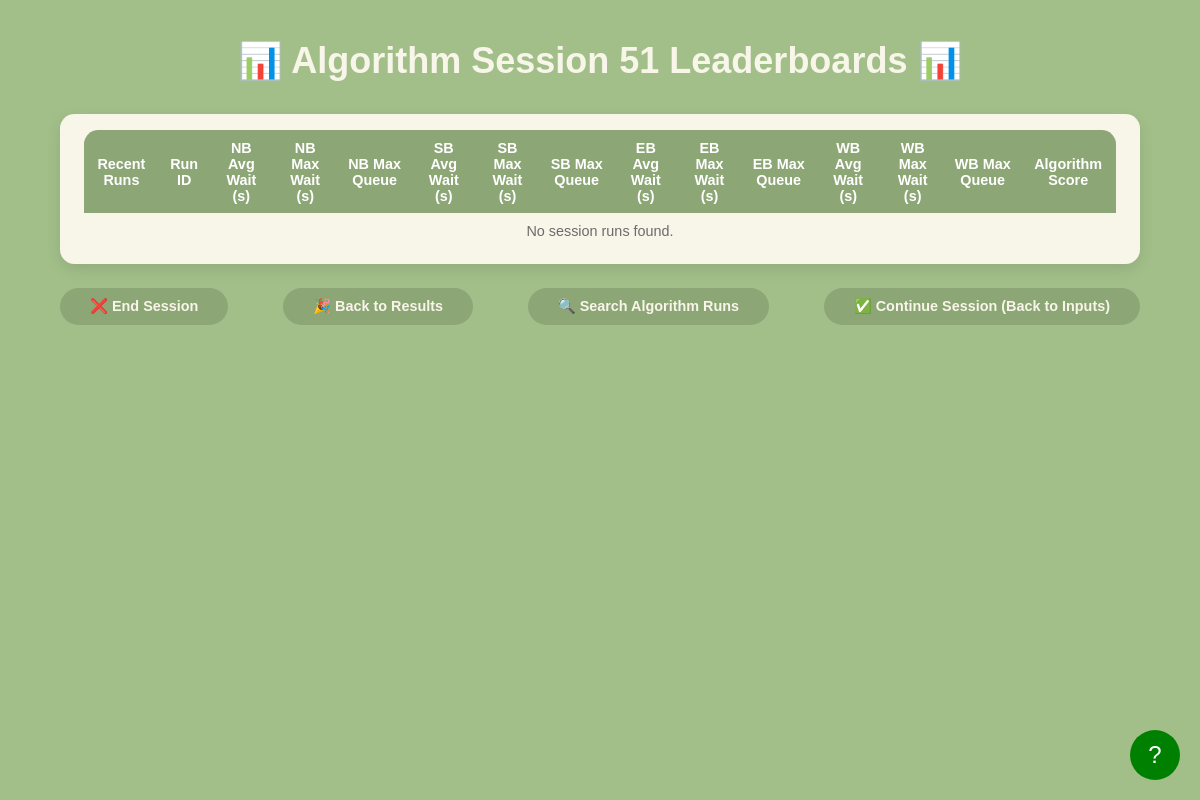
The app's page /algorithm_session_leaderboard?session_id=51, older data.
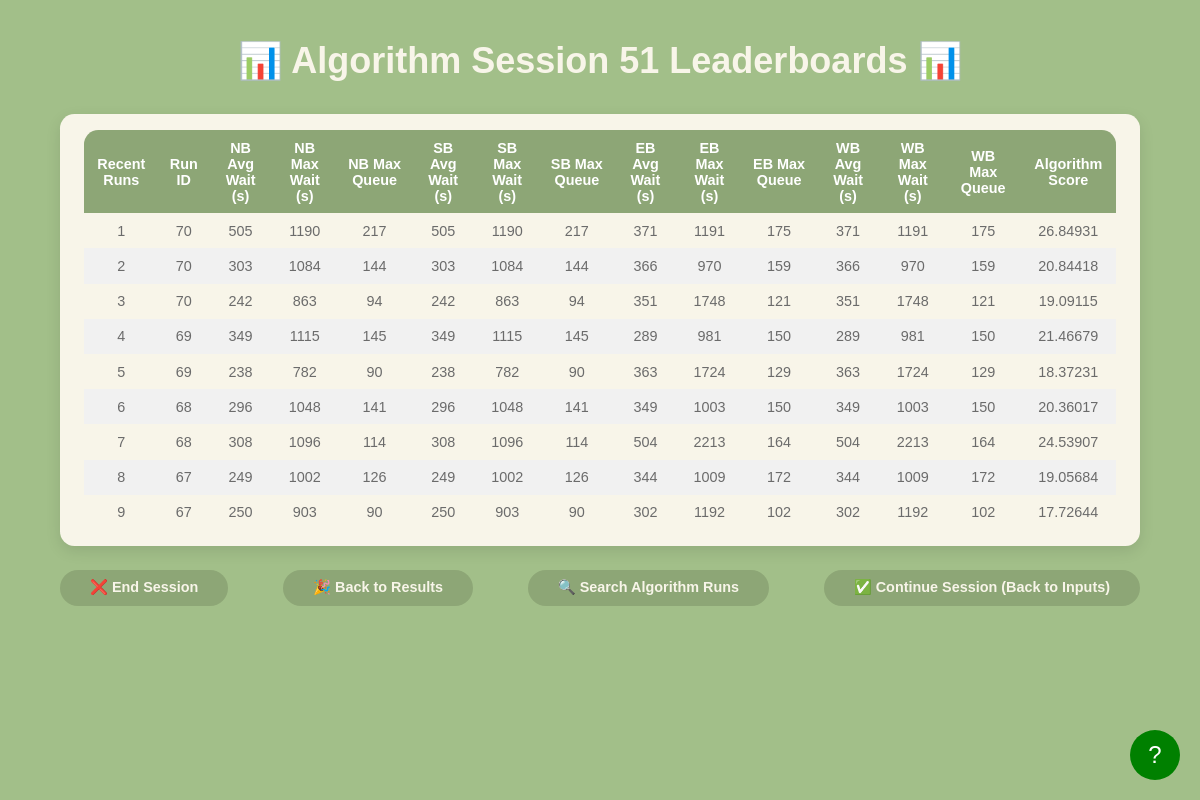
The same page, newer data.
### models.py (models this page shows, shortened)
class AlgorithmLeaderboardResult(db.Model):
    __tablename__ = 'algorithm_leaderboard_results'
    id = db.Column(db.Integer, primary_key=True, autoincrement=True)
    run_id = db.Column(db.Integer, db.ForeignKey('configurations.run_id'), nullable=False)
    session_id = db.Column(db.Integer, db.ForeignKey('sessions.id'), nullable=False)
    avg_wait_time_north = db.Column(db.Float, nullable=False)
    max_wait_time_north = db.Column(db.Float, nullable=False)
    max_queue_length_north = db.Column(db.Integer, nullable=False)
    avg_wait_time_south = db.Column(db.Float, nullable=False)
    max_wait_time_south = db.Column(db.Float, nullable=False)
    max_queue_length_south = db.Column(db.Integer, nullable=False)
    avg_wait_time_east = db.Column(db.Float, nullable=False)
    max_wait_time_east = db.Column(db.Float, nullable=False)
    max_queue_length_east = db.Column(db.Integer, nullable=False)
    avg_wait_time_west = db.Column(db.Float, nullable=False)
    max_wait_time_west = db.Column(db.Float, nullable=False)
    max_queue_length_west = db.Column(db.Integer, nullable=False)

### app.py (the view)
@app.route('/algorithm_session_leaderboard')
def algorithm_session_leaderboard_page():
    session_id = request.args.get('session_id', type=int)
    if not session_id:
        active_session = Session.query.filter_by(active=True).order_by(Session.id.desc()).first()
        session_id = active_session.id if active_session else None
    print(session_id)
    raw_runs = get_recent_algorithm_runs(session_id) if session_id else []
    processed_runs = []
    for run in raw_runs:
        score = compute_score_4directions(
            run.run_id,
            run.session_id,
            run.avg_wait_time_north, run.max_wait_time_north, run.max_queue_length_north,
            run.avg_wait_time_south, run.max_wait_time_south, run.max_queue_length_south,
            run.avg_wait_time_east, run.max_wait_time_east, run.max_queue_length_east,
            run.avg_wait_time_west, run.max_wait_time_west, run.max_queue_length_west
        )
        processed_runs.append({
            "run_id": run.run_id,
            "nb_avg_wait": run.avg_wait_time_north,
            "nb_max_wait": run.max_wait_time_north,
            "nb_max_queue": run.max_queue_length_north,
            "sb_avg_wait": run.avg_wait_time_south,
            "sb_max_wait": run.max_wait_time_south,
            "sb_max_queue": run.max_queue_length_south,
            "eb_avg_wait": run.avg_wait_time_east,
            "eb_max_wait": run.max_wait_time_east,
            "eb_max_queue": run.max_queue_length_east,
            "wb_avg_wait": run.avg_wait_time_west,
            "wb_max_wait": run.max_wait_time_west,
            "wb_max_queue": run.max_queue_length_west,
            "score": score
        })
    return render_template('algorithm_session_leaderboard.html', runs=processed_runs, session_id=session_id)

### app.py (called while the page is built)
def get_recent_algorithm_runs(session_id):
    return AlgorithmLeaderboardResult.query \
        .filter_by(session_id=session_id) \
        .order_by(AlgorithmLeaderboardResult.id.desc()) \
        .limit(10) \
        .all()

### templates/algorithm_session_leaderboard.html (shortened to what this page needs)
<!DOCTYPE html>
<html lang="en">
<head>
    <link rel="stylesheet" href="{{ url_for('static', filename='css/algorithm_session_leaderboard.css') }}">
</head>
<body>
    <div class="header">
        <h1>📊 Algorithm Session {{ session_id }} Leaderboards 📊</h1>
    </div>
    <div class="leaderboard-container">
        <table>
            <thead>
                <tr>
                    <th>Recent Runs</th>
                    <th>Run ID</th>
                    <th>NB Avg Wait (s)</th>
                    <th>NB Max Wait (s)</th>
                    <th>NB Max Queue</th>
                    <th>SB Avg Wait (s)</th>
                    <th>SB Max Wait (s)</th>
                    <th>SB Max Queue</th>
                    <th>EB Avg Wait (s)</th>
                    <th>EB Max Wait (s)</th>
                    <th>EB Max Queue</th>
                    <th>WB Avg Wait (s)</th>
                    <th>WB Max Wait (s)</th>
                    <th>WB Max Queue</th>
                    <th>Algorithm Score</th>
                </tr>
            </thead>
            <tbody>
                {% if runs and runs|length > 0 %}
                    {% for run in runs %}
                    <tr onclick="handleRowClick(this)">
                        <td>{{ loop.index }}</td>
                        <td>{{ run.run_id }}</td>
                        <td>{{ run.nb_avg_wait|round|int }}</td>
                        <td>{{ run.nb_max_wait|round|int }}</td>
                        <td>{{ run.nb_max_queue|round|int }}</td>
                        <td>{{ run.sb_avg_wait|round|int }}</td>
                        <td>{{ run.sb_max_wait|round|int }}</td>
                        <td>{{ run.sb_max_queue|round|int }}</td>
                        <td>{{ run.eb_avg_wait|round|int }}</td>
                        <td>{{ run.eb_max_wait|round|int }}</td>
                        <td>{{ run.eb_max_queue|round|int }}</td>
                        <td>{{ run.wb_avg_wait|round|int }}</td>
                        <td>{{ run.wb_max_wait|round|int }}</td>
                        <td>{{ run.wb_max_queue|round|int }}</td>
                        <td>{{ run.score|round(5) }}</td>
                    </tr>
                    {% endfor %}
                {% else %}
                    <tr>
                        <td colspan="15">No session runs found.</td>
                    </tr>
                {% endif %}
            </tbody>
        </table>
    </div>
    <div class="nav-container">
        <a class="nav-button" id="endBtn" href="/index">❌ End Session</a>
        <a class="res-button" id="results" href="/back_to_results">🎉 Back to Results</a>
        <a class="res-button" id="searchRunsBtn" href="/search_Algorithm_Runs">🔍 Search Algorithm Runs</a>
        <a class="nav-button" id="backBtn" href="/parameters">✅ Continue Session (Back to Inputs)</a>
    </div>
    <div id="tutorial-button">?</div>
</body>
</html>

Row changes from the older to the newer data that the page shows:
added AlgorithmLeaderboardResult: run_id "70", nb_avg_wait "505", nb_max_wait "1190", nb_max_queue "217", sb_avg_wait "505", sb_max_wait "1190", sb_max_queue "217", eb_avg_wait "371", eb_max_wait "1191", eb_max_queue "175", wb_avg_wait "371", wb_max_wait "1191", wb_max_queue "175", score "26.84931"
added AlgorithmLeaderboardResult: run_id "70", nb_avg_wait "303", nb_max_wait "1084", nb_max_queue "144", sb_avg_wait "303", sb_max_wait "1084", sb_max_queue "144", eb_avg_wait "366", eb_max_wait "970", eb_max_queue "159", wb_avg_wait "366", wb_max_wait "970", wb_max_queue "159", score "20.84418"
added AlgorithmLeaderboardResult: run_id "70", nb_avg_wait "242", nb_max_wait "863", nb_max_queue "94", sb_avg_wait "242", sb_max_wait "863", sb_max_queue "94", eb_avg_wait "351", eb_max_wait "1748", eb_max_queue "121", wb_avg_wait "351", wb_max_wait "1748", wb_max_queue "121", score "19.09115"
added AlgorithmLeaderboardResult: run_id "69", nb_avg_wait "349", nb_max_wait "1115", nb_max_queue "145", sb_avg_wait "349", sb_max_wait "1115", sb_max_queue "145", eb_avg_wait "289", eb_max_wait "981", eb_max_queue "150", wb_avg_wait "289", wb_max_wait "981", wb_max_queue "150", score "21.46679"
added AlgorithmLeaderboardResult: run_id "69", nb_avg_wait "238", nb_max_wait "782", nb_max_queue "90", sb_avg_wait "238", sb_max_wait "782", sb_max_queue "90", eb_avg_wait "363", eb_max_wait "1724", eb_max_queue "129", wb_avg_wait "363", wb_max_wait "1724", wb_max_queue "129", score "18.37231"
added AlgorithmLeaderboardResult: run_id "68", nb_avg_wait "296", nb_max_wait "1048", nb_max_queue "141", sb_avg_wait "296", sb_max_wait "1048", sb_max_queue "141", eb_avg_wait "349", eb_max_wait "1003", eb_max_queue "150", wb_avg_wait "349", wb_max_wait "1003", wb_max_queue "150", score "20.36017"
added AlgorithmLeaderboardResult: run_id "68", nb_avg_wait "308", nb_max_wait "1096", nb_max_queue "114", sb_avg_wait "308", sb_max_wait "1096", sb_max_queue "114", eb_avg_wait "504", eb_max_wait "2213", eb_max_queue "164", wb_avg_wait "504", wb_max_wait "2213", wb_max_queue "164", score "24.53907"
added AlgorithmLeaderboardResult: run_id "67", nb_avg_wait "249", nb_max_wait "1002", nb_max_queue "126", sb_avg_wait "249", sb_max_wait "1002", sb_max_queue "126", eb_avg_wait "344", eb_max_wait "1009", eb_max_queue "172", wb_avg_wait "344", wb_max_wait "1009", wb_max_queue "172", score "19.05684"
added AlgorithmLeaderboardResult: run_id "67", nb_avg_wait "250", nb_max_wait "903", nb_max_queue "90", sb_avg_wait "250", sb_max_wait "903", sb_max_queue "90", eb_avg_wait "302", eb_max_wait "1192", eb_max_queue "102", wb_avg_wait "302", wb_max_wait "1192", wb_max_queue "102", score "17.72644"
Text that changed along with them:
text no longer shown: "No session runs found."
